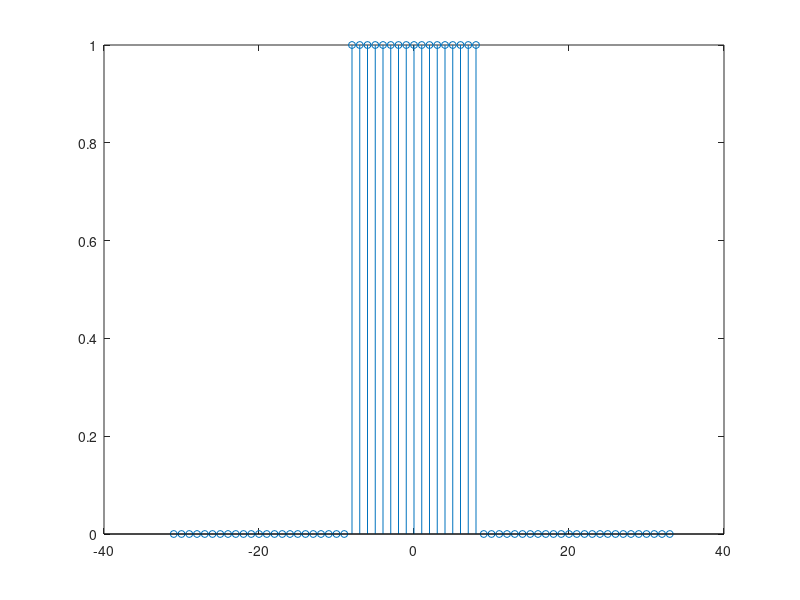

Write the MATLAB code that produced this figure. (Note: this script raises an error after producing the figure.)
% Transformée de Fourier discrète d'une porte unitaire
% A comparer avec cours : chapitre 11 - paragraphe B-4

clear
clf

f0 = 1 ;                                        % choix d'unité

% Porte unitaire de largeur M

N = 65 ;
M = 17 ;
offset = -8 ;
p = zeros(1,N) ;
n0 = ceil((N-M)/2) ;
n1 = n0+M-1 ;
xn = 1-n0+offset:N-n0+offset ;
p(n0:n1) = 1 ;

fig = stem (xn, p) ;
set (fig, 'markersize', 5) ;
text = sprintf ('Porte unitaire de largeur %d', M) ;
my_title (text) ;
set_ymax (p) ;
xlim([-32;32]);

[P f] = TFD(p, f0, N, xn(1)) ;              % f : fréquence réduite

input ('Figure suivante ? ') ;

fig = stem (f, abs(P)) ;
xlim([0; 0.5]);
set_ymax (abs(P)) ;
my_title ("TFD : module") ;

input ('Figure suivante ? ') ;

fig = stem (f, angle(P)) ;
xlim([0; 0.5]);
set_ymax (angle(P)) ;
my_title ("TFD : phase") ;

